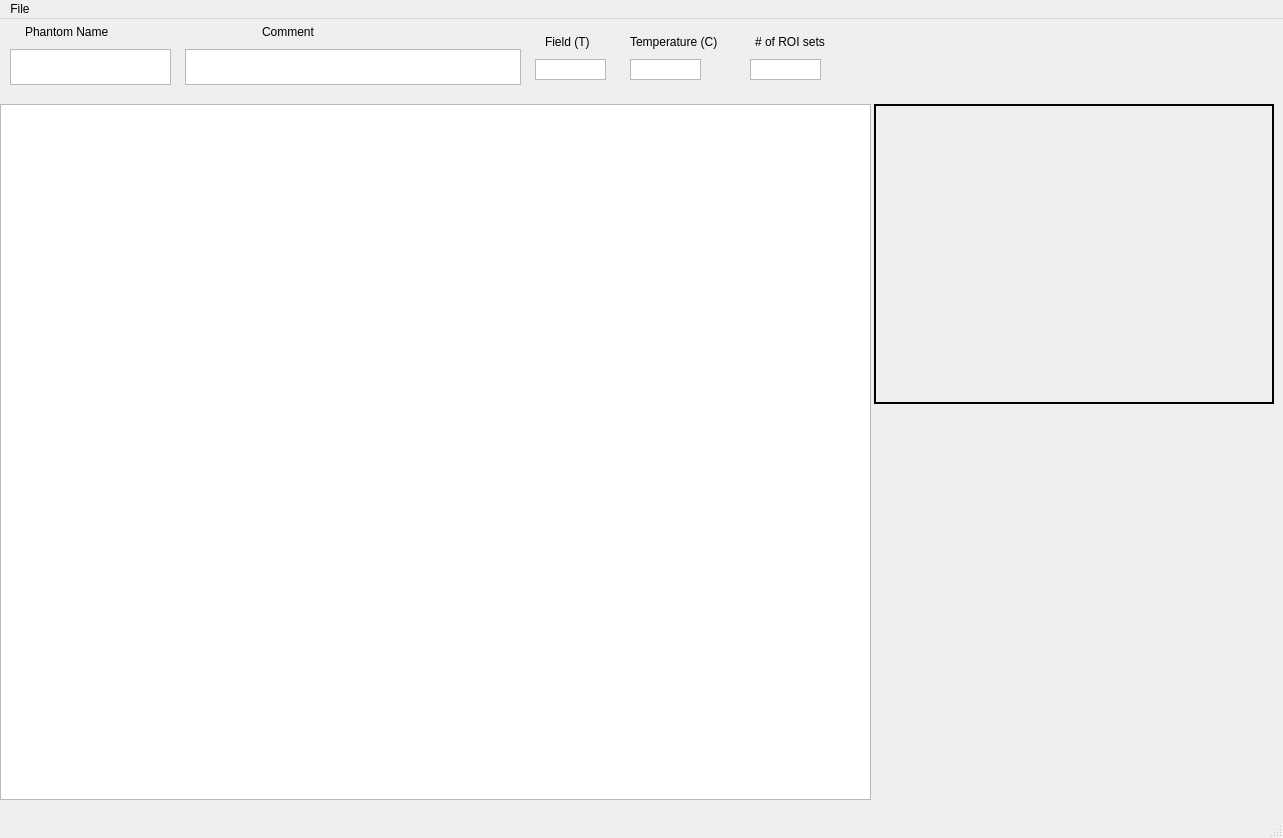
<?xml version="1.0" encoding="UTF-8"?>
<ui version="4.0">
 <class>PhantomPropertiesGui</class>
 <widget class="QMainWindow" name="PhantomPropertiesGui">
  <property name="geometry">
   <rect>
    <x>0</x>
    <y>0</y>
    <width>1283</width>
    <height>838</height>
   </rect>
  </property>
  <property name="windowTitle">
   <string>Phantom Properties</string>
  </property>
  <widget class="QWidget" name="centralwidget">
   <widget class="QLabel" name="label_3">
    <property name="geometry">
     <rect>
      <x>25</x>
      <y>5</y>
      <width>87</width>
      <height>16</height>
     </rect>
    </property>
    <property name="text">
     <string>Phantom Name</string>
    </property>
   </widget>
   <widget class="QLabel" name="label_4">
    <property name="geometry">
     <rect>
      <x>545</x>
      <y>15</y>
      <width>49</width>
      <height>16</height>
     </rect>
    </property>
    <property name="text">
     <string>Field (T)</string>
    </property>
   </widget>
   <widget class="QTextEdit" name="txtField">
    <property name="geometry">
     <rect>
      <x>535</x>
      <y>40</y>
      <width>71</width>
      <height>21</height>
     </rect>
    </property>
    <property name="verticalScrollBarPolicy">
     <enum>Qt::ScrollBarAlwaysOff</enum>
    </property>
    <property name="horizontalScrollBarPolicy">
     <enum>Qt::ScrollBarAlwaysOff</enum>
    </property>
   </widget>
   <widget class="QLabel" name="label_5">
    <property name="geometry">
     <rect>
      <x>262</x>
      <y>5</y>
      <width>55</width>
      <height>16</height>
     </rect>
    </property>
    <property name="text">
     <string>Comment</string>
    </property>
   </widget>
   <widget class="QTextEdit" name="txtComment">
    <property name="geometry">
     <rect>
      <x>185</x>
      <y>30</y>
      <width>336</width>
      <height>36</height>
     </rect>
    </property>
   </widget>
   <widget class="QLabel" name="label_6">
    <property name="geometry">
     <rect>
      <x>630</x>
      <y>15</y>
      <width>95</width>
      <height>16</height>
     </rect>
    </property>
    <property name="text">
     <string>Temperature (C)</string>
    </property>
   </widget>
   <widget class="QTextEdit" name="txtTemperature">
    <property name="geometry">
     <rect>
      <x>630</x>
      <y>40</y>
      <width>71</width>
      <height>21</height>
     </rect>
    </property>
    <property name="verticalScrollBarPolicy">
     <enum>Qt::ScrollBarAlwaysOff</enum>
    </property>
   </widget>
   <widget class="QLabel" name="label_8">
    <property name="geometry">
     <rect>
      <x>755</x>
      <y>15</y>
      <width>86</width>
      <height>16</height>
     </rect>
    </property>
    <property name="text">
     <string># of ROI sets</string>
    </property>
   </widget>
   <widget class="QTextEdit" name="txtnROIsets">
    <property name="geometry">
     <rect>
      <x>750</x>
      <y>40</y>
      <width>71</width>
      <height>21</height>
     </rect>
    </property>
    <property name="verticalScrollBarPolicy">
     <enum>Qt::ScrollBarAlwaysOff</enum>
    </property>
    <property name="horizontalScrollBarPolicy">
     <enum>Qt::ScrollBarAlwaysOff</enum>
    </property>
   </widget>
   <widget class="QTextEdit" name="txtPhantomName">
    <property name="geometry">
     <rect>
      <x>10</x>
      <y>30</y>
      <width>161</width>
      <height>36</height>
     </rect>
    </property>
    <property name="verticalScrollBarPolicy">
     <enum>Qt::ScrollBarAlwaysOff</enum>
    </property>
    <property name="horizontalScrollBarPolicy">
     <enum>Qt::ScrollBarAlwaysOff</enum>
    </property>
   </widget>
   <widget class="QTextEdit" name="txtPhantomProperties">
    <property name="geometry">
     <rect>
      <x>0</x>
      <y>85</y>
      <width>871</width>
      <height>696</height>
     </rect>
    </property>
    <property name="lineWrapMode">
     <enum>QTextEdit::NoWrap</enum>
    </property>
   </widget>
   <widget class="QLabel" name="lblPhantomImage">
    <property name="geometry">
     <rect>
      <x>874</x>
      <y>85</y>
      <width>400</width>
      <height>300</height>
     </rect>
    </property>
    <property name="autoFillBackground">
     <bool>true</bool>
    </property>
    <property name="frameShape">
     <enum>QFrame::WinPanel</enum>
    </property>
    <property name="text">
     <string/>
    </property>
    <property name="scaledContents">
     <bool>false</bool>
    </property>
   </widget>
  </widget>
  <widget class="QMenuBar" name="menubar">
   <property name="geometry">
    <rect>
     <x>0</x>
     <y>0</y>
     <width>1283</width>
     <height>26</height>
    </rect>
   </property>
   <widget class="QMenu" name="menuFile">
    <property name="title">
     <string>File</string>
    </property>
    <addaction name="actionOpen_Phantom_File"/>
    <addaction name="actionSave_Phantom_File"/>
   </widget>
   <addaction name="menuFile"/>
  </widget>
  <widget class="QStatusBar" name="statusbar"/>
  <action name="actionOpen_Phantom_File">
   <property name="text">
    <string>Open Phantom File</string>
   </property>
  </action>
  <action name="actionSave_Phantom_File">
   <property name="text">
    <string>Save Phantom File</string>
   </property>
  </action>
 </widget>
 <resources/>
 <connections/>
</ui>
